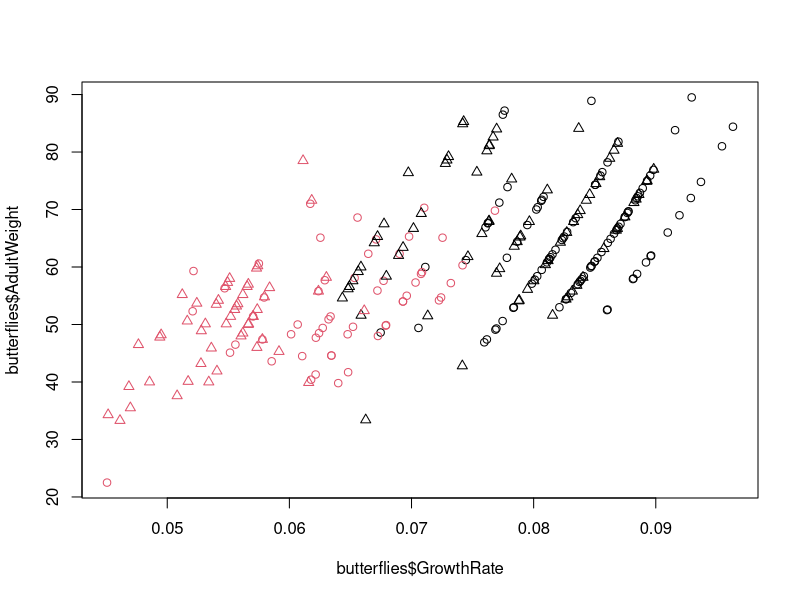
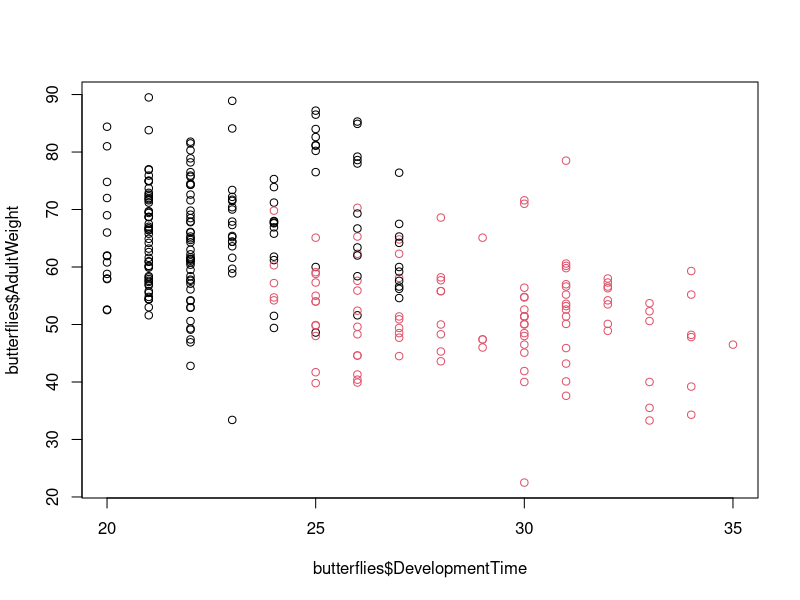
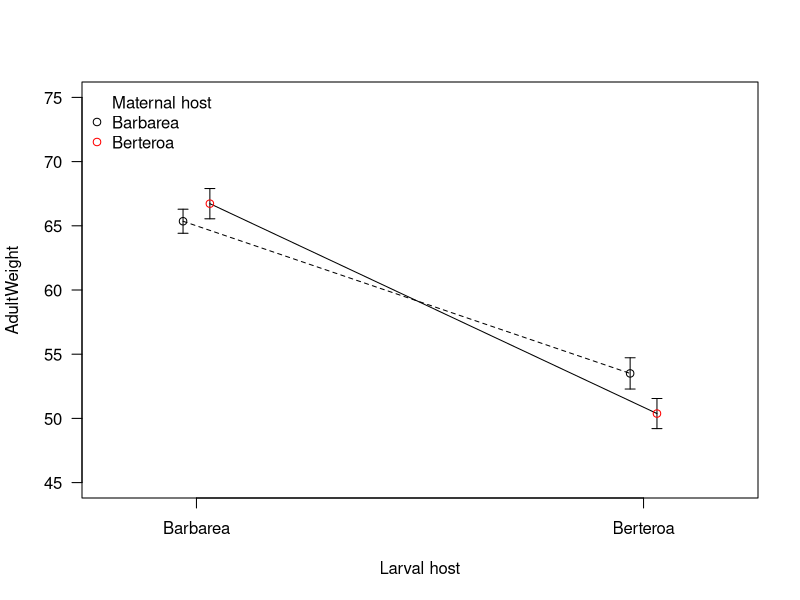
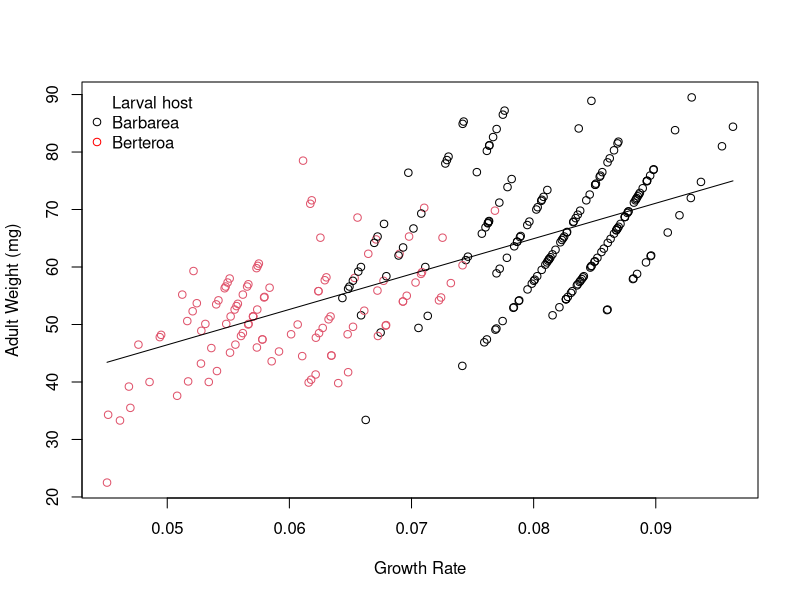

Write R code to recreate these figures, in order. (Note: this script raises an error after producing the figures.)
#!/usr/bin/env Rscript

# Remove global variables in the envionment
rm(list = ls())

# Imoprt Butterfly data
butterflies <- read.csv('./Data/butterflies.csv',
                        header = T,
                        as.is = 1)

# Plot data
plot(butterflies$GrowthRate, butterflies$AdultWeight, 
     col = as.numeric(butterflies$LarvalHost), 
     pch = as.numeric(butterflies$MaternalHost))

plot(butterflies$DevelopmentTime, butterflies$AdultWeight, 
     col = as.numeric(butterflies$LarvalHost))



##### Adult weigth ####
# Perform an anova
# Linear model to be used in the anova
m <- lm(AdultWeight~LarvalHost*MaternalHost, data = butterflies)

# Perform the anova
anova(m)
summary(m)


# Illustrating that the maternal host plant do not significantlly affect the adult weight
# And illustrating that the larval host plant greatly affects the adult weight
dat <- butterflies

# Separate the names based on larval or mother host plant
dat$MaternalHost = paste0(dat$MaternalHost, "M")
dat$LarvalHost = paste0(dat$LarvalHost, "L")

# Get means for adult weight for differnt combinations of host plants
means = tapply(dat$AdultWeight, list(dat$MaternalHost, dat$LarvalHost), mean)

# Get sum of squared errors
ses = tapply(dat$AdultWeight,
             list(dat$MaternalHost, dat$LarvalHost),
             function(x) sd(x)/sqrt(sum(!is.na(x))))

# Plot adult weight over larval host plant
# Empty plot
plot(c(0.97, 1.03), means[,1], ylim=c(45, 75), xlim=c(0.8, 2.2),
     xlab="Larval host",
     ylab="AdultWeight",
     xaxt="n", las=1, pch=c(21,16), col="white")

# Add x-axis lables
axis(1, 1:2, labels=c("Barbarea", "Berteroa"))

# Add error bars for Barbarea as larval host
arrows(c(0.97,1.03), means[,1]-ses[,1], c(0.97,1.03),
       means[,1]+ses[,1], length=0.05, angle=90, code=3)

# Add error bars for Berteroa as larval host
arrows(c(1.97,2.03), means[,2]-ses[,2], c(1.97,2.03),
       means[,2]+ses[,2], length=0.05, angle=90, code=3)

# Add line between goups with same maternal host plant
segments(0.97, means[1,1], 1.97, means[1,2], lty=2)
segments(1.03, means[2,1], 2.03, means[2,2])

# Add points representing the groups means
points(c(0.97, 1.03), means[,1], pch=c(1,1), col = c('black', 'red'))
points(c(1.97, 2.03), means[,2], pch=c(1, 1), col = c('black', 'red'))

# Add description of colors in the plot
legend("topleft", c("Maternal host", "Barbarea", "Berteroa"),
       bty="n", pch=c(NA,1,1), col = c('red', 'black'))


##### Random mixed model. Random variable = Larval Host ####
# Plot adult weight against growth rate
plot(butterflies$GrowthRate, butterflies$AdultWeight,
     col = as.numeric(butterflies$LarvalHost),
     ylab = 'Adult Weight (mg)',
     xlab = 'Growth Rate')

# Add description of colors (larval host)
legend("topleft", c("Larval host", "Barbarea", "Berteroa"),
       bty="n", pch=c(NA,1,1), col = c('red', 'black'))

# Fit model of growth rate as a predictor of adult weight
m2 <- lm(AdultWeight~GrowthRate, data = butterflies)

# Define new x values in the span of the data
xx <- seq(min(butterflies$GrowthRate), max(butterflies$GrowthRate), length.out = 1000)

# Predict new values based on the new x values
y_hat <- predict(m2, newdata = list(GrowthRate=xx), se.fit = T, type = 'response')

# Fit line to plotted data
lines(xx, y_hat$fit)


# 
library(glmmTMB)
m <- glmmTMB(AdultWeight~1 + (1|MotherID), data = butterflies)
summary(m)

VarAmongGroups = attr(VarCorr(m)$cond$MotherID, "stddev")^2
VarWithinGroups = attr(VarCorr(m)$cond, "sc")^2
df = data.frame(vari = 'Adult Weight (mg)',
                Mean = round(mean(butterflies$AdultWeight),2), 
                SD = round(sd(butterflies$AdultWeight), 2),
                Among = round(VarAmongGroups/(VarAmongGroups+VarWithinGroups)*100, 2),
                Within = round(VarWithinGroups/(VarAmongGroups+VarWithinGroups)*100, 2))
df = apply(df, 2, round, 2)
df
names(df) <- c('variable', 'Mean','SD', 'Among (%)', 'Within (%)')
rownames(df) <- NULL
